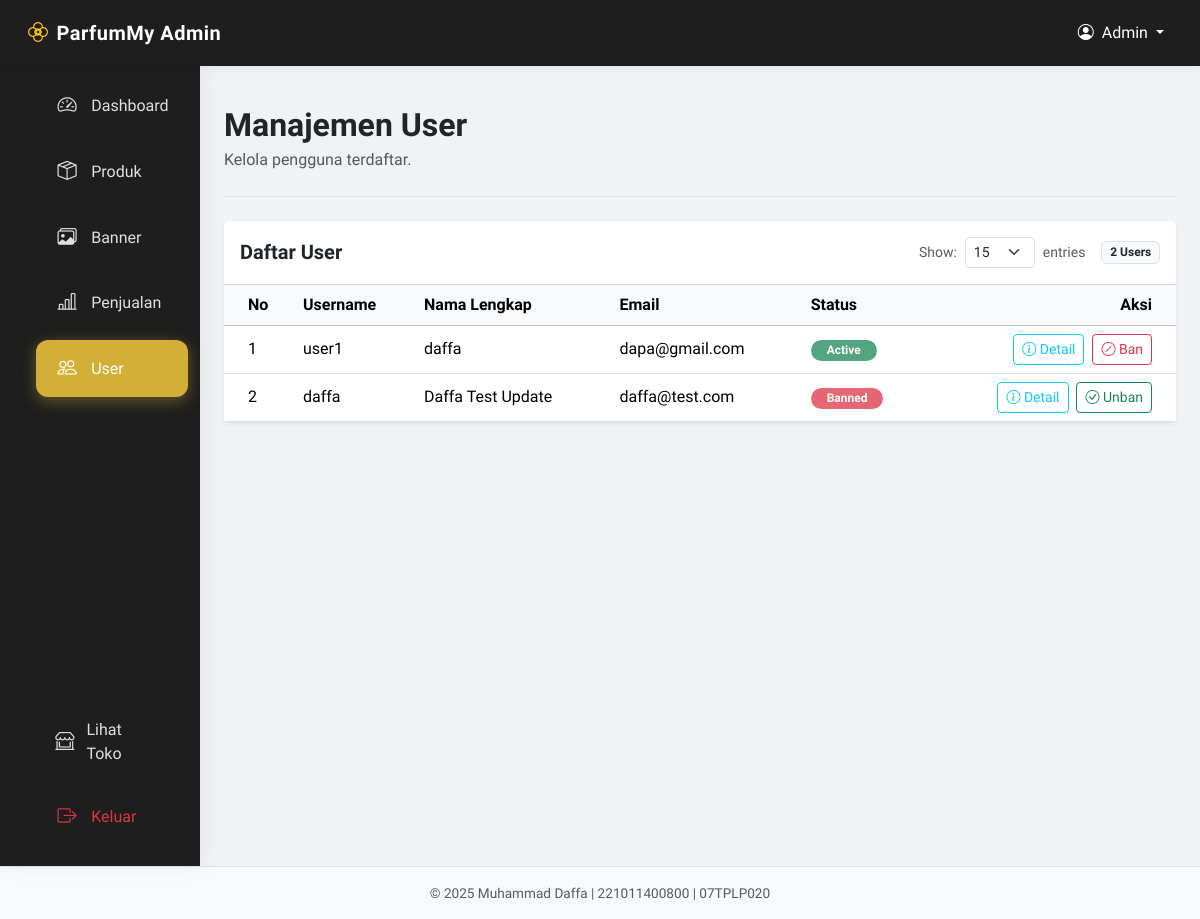
Page /admin/users.php (signed in) on the committed database.
### tables this page shows
CREATE TABLE `user` (
  `id` int(11) NOT NULL,
  `username` varchar(50) NOT NULL,
  `full_name` varchar(100) DEFAULT NULL,
  `email` varchar(100) DEFAULT NULL,
  `phone` varchar(20) DEFAULT NULL,
  `address` text DEFAULT NULL,
  `password` varchar(255) NOT NULL,
  `role` enum('admin','user') NOT NULL,
  `is_active` tinyint(1) DEFAULT 1
);

### models/DB.php (called while the page is built)
<?php
class DB {
    private $host = 'localhost';
    private $user = 'root';
    private $pass = '';
    private $dbname = 'toko_parfum';
    private $pdo;
    public function __construct() {
        $dsn = "mysql:host={$this->host};dbname={$this->dbname}";
        try {
            $this->pdo = new PDO($dsn, $this->user, $this->pass);
            $this->pdo->setAttribute(PDO::ATTR_ERRMODE, PDO::ERRMODE_EXCEPTION);
            $this->pdo->exec("SET SESSION innodb_lock_wait_timeout = 5");
        } catch (PDOException $e) {
            die("Koneksi Database Gagal: " . $e->getMessage());
        }
    }
    public function getConnection() {
        return $this->pdo;
    }
}
?>

### models/UserManager.php (called while the page is built, shortened)
<?php
require_once __DIR__ . '/DB.php';
class UserManager {
    private $conn;
    public function __construct() {
        $db = new DB();
        $this->conn = $db->getConnection();
    }
    public function getAllUsers() {
        $sql = "SELECT * FROM user WHERE role != 'admin' ORDER BY id DESC";
        $stmt = $this->conn->prepare($sql);
        $stmt->execute();
        return $stmt->fetchAll(PDO::FETCH_ASSOC);
    }
}
?>

### admin/users.php (the view, shortened to what this page needs)
<?php
require_once '../models/UserManager.php';
$userManager = new UserManager();
$usersPerPage = isset($_GET['per_page']) ? intval($_GET['per_page']) : 15;
$currentPage = isset($_GET['page']) ? max(1, intval($_GET['page'])) : 1;
$allUsers = $userManager->getAllUsers();
$totalUsers = count($allUsers);
$offset = ($currentPage - 1) * $usersPerPage;
$users = array_slice($allUsers, $offset, $usersPerPage);
$pageTitle = "Manajemen User";
?>
<!DOCTYPE html>
<html lang="en">
<head>
    <link href="../css/bootstrap.min.css" rel="stylesheet">
    <link href="../css/bootstrap-icons.css" rel="stylesheet">
    <link rel="stylesheet" href="admin.css">
</head>
<body>
<nav class="navbar navbar-expand-lg navbar-dark bg-dark sticky-top">
    <div class="container-fluid">
        <a class="navbar-brand d-flex align-items-center" href="dashboard.php">
            <i class="bi bi-flower2 me-2 text-warning"></i>
            <span class="fw-bold">ParfumMy Admin</span>
        </a>
        <div class="collapse navbar-collapse" id="navbarContent">
            <ul class="navbar-nav ms-auto mb-2 mb-lg-0">
                <li class="nav-item dropdown">
                    <a class="nav-link dropdown-toggle text-white" href="#" id="navbarDropdown" role="button" data-bs-toggle="dropdown" aria-expanded="false">
                        <i class="bi bi-person-circle me-1"></i> Admin
                    </a>
                </li>
            </ul>
        </div>
    </div>
</nav>
<div class="container-fluid">
    <div class="row">
        <?php include 'includes/sidebar.php'; ?>
        <main class="col-md-9 ms-sm-auto col-lg-10 px-md-4 py-4">
            <div class="d-flex justify-content-between flex-wrap flex-md-nowrap align-items-center pt-3 pb-2 mb-4 border-bottom">
                <div>
                    <h1 class="h2 fw-bold text-dark mb-1"><?php echo $pageTitle; ?></h1>
                    <p class="text-muted">Kelola pengguna terdaftar.</p>
                </div>
            </div>
            <div class="card border-0 shadow-sm">
                <div class="card-header bg-white py-3">
                    <div class="d-flex justify-content-between align-items-center flex-wrap gap-2">
                        <h5 class="mb-0 fw-bold">Daftar User</h5>
                        <div class="d-flex align-items-center gap-3">
                            <div class="d-flex align-items-center gap-2">
                                <label for="perPageSelect" class="text-muted small mb-0">Show:</label>
                                <select id="perPageSelect" class="form-select form-select-sm" style="width: auto;" onchange="changePerPage(this.value)">
                                    <option value="15" <?php echo ($usersPerPage == 15) ? 'selected' : ''; ?>>15</option>
                                </select>
                                <span class="text-muted small">entries</span>
                            </div>
                            <span class="badge bg-light text-dark border"><?php echo $totalUsers; ?> Users</span>
                        </div>
                    </div>
                </div>
                <div class="card-body p-0">
                    <div class="table-responsive">
                        <table class="table table-hover align-middle mb-0">
                            <thead class="table-light">
                                <tr>
                                    <th class="ps-4">No</th>
                                    <th>Username</th>
                                    <th>Nama Lengkap</th>
                                    <th>Email</th>
                                    <th>Status</th>
                                    <th class="text-end pe-4">Aksi</th>
                                </tr>
                            </thead>
                            <tbody>
                                <?php if (empty($users)): ?>
                                    <tr>
                                        <td colspan="6" class="text-center text-muted py-5">
                                            <i class="bi bi-people display-4 d-block mb-3 opacity-50"></i>
                                            Belum ada user terdaftar.
                                        </td>
                                    </tr>
                                <?php else: ?>
                                    <?php
                                    $rowNumber = $offset + 1;
                                    foreach ($users as $user):
                                    ?>
                                        <tr>
                                            <td class="ps-4"><?php echo $rowNumber++; ?></td>
                                            <td class="fw-medium"><?php echo htmlspecialchars($user['username']); ?></td>
                                            <td><?php echo htmlspecialchars($user['full_name'] ?? '-'); ?></td>
                                            <td><?php echo htmlspecialchars($user['email'] ?? '-'); ?></td>
                                            <td>
                                                <?php if (isset($user['is_active']) && $user['is_active'] == 0): ?>
                                                    <span class="badge bg-danger bg-opacity-75 rounded-pill px-3">Banned</span>
                                                <?php else: ?>
                                                    <span class="badge bg-success bg-opacity-75 rounded-pill px-3">Active</span>
                                                <?php endif; ?>
                                            </td>
                                            <td class="text-end pe-4">
                                                <button class="btn btn-sm btn-outline-info me-1" data-bs-toggle="modal" data-bs-target="#userDetailsModal" data-user-id="<?php echo $user['id']; ?>">
                                                    <i class="bi bi-info-circle"></i> Detail
                                                </button>
                                                <?php if (isset($user['is_active']) && $user['is_active'] == 0): ?>
                                                    <button type="button" class="btn btn-sm btn-outline-success" data-bs-toggle="modal" data-bs-target="#unbanModal" data-user-id="<?php echo $user['id']; ?>" data-username="<?php echo htmlspecialchars($user['username']); ?>">
                                                        <i class="bi bi-check-circle"></i> Unban
                                                    </button>
                                                <?php else: ?>
                                                    <button type="button" class="btn btn-sm btn-outline-danger" data-bs-toggle="modal" data-bs-target="#banModal" data-user-id="<?php echo $user['id']; ?>" data-username="<?php echo htmlspecialchars($user['username']); ?>">
                                                        <i class="bi bi-slash-circle"></i> Ban
                                                    </button>
                                                <?php endif; ?>
                                            </td>
                                        </tr>
                                    <?php endforeach; ?>
                                <?php endif; ?>
                            </tbody>
                        </table>
                    </div>
                </div>
            </div>
        </main>
    </div>
</div>
<?php include 'includes/footer.php'; ?>
</body>
</html>

### admin/admin.css (style rules this page uses)
:root { --admin-primary: #d4af37; --admin-primary-hover: #c5a028; --admin-dark: #121212; --admin-light: #f8f9fa; --admin-sidebar-bg: #1e1e1e; --admin-sidebar-text: #e0e0e0; --admin-sidebar-hover: rgba(212, 175, 55, 0.1); --admin-card-bg: #ffffff; --admin-card-shadow: 0 10px 30px rgba(0, 0, 0, 0.05); --admin-border-radius: 16px; --admin-font-family: 'Plus Jakarta Sans', 'Inter', sans-serif; }
body { background-color: #f0f2f5; font-family: var(--admin-font-family); color: #333; }
.navbar-dark.bg-dark { background-color: var(--admin-sidebar-bg) !important; box-shadow: 0 2px 10px rgba(0, 0, 0, 0.05); padding: 0.8rem 1rem; }
.navbar-brand { font-family: var(--admin-font-family); letter-spacing: 0.5px; }

### rows in the picture
user: username "user1", full_name "daffa", email "dapa@gmail.com", is_active "Active"
user: username "daffa", full_name "Daffa Test Update", email "daffa@test.com", is_active "Banned"

### other values in the picture
$pageTitle "Manajemen User"
$totalUsers "2"
